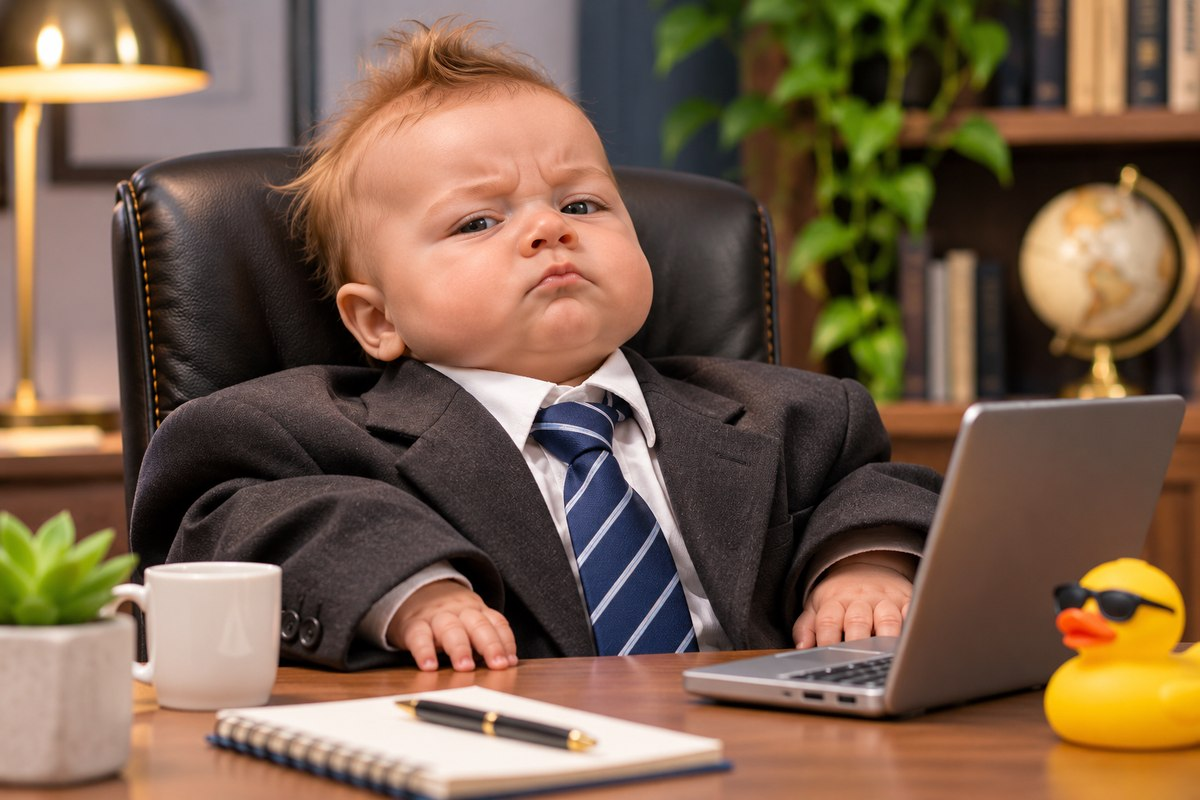
#> input picture App_Files/funny_images/awkward_baby.jpg, 1200 x 800 px
$ python -i face.py   (imports and definitions only)
#> lines starting #> are read from the running program, lines starting #| are printed output that depends on the picture
"""Face detection, cropping and normalization shared by training and webcam.

The same `preprocess_face` must run on GENKI photos and on live webcam frames,
otherwise the model sees a different input distribution at game time.

Steps: BGR/gray -> grayscale -> largest frontal face (OpenCV Haar cascade)
-> square crop with a small margin -> resize to IMG_SIZE -> histogram
equalization. FER-2013 images are already tight 48x48 face crops, so they skip
detection (`assume_cropped=True`) and only get resized and equalized.
"""
from __future__ import annotations

from dataclasses import dataclass
from typing import Optional

import cv2
import numpy as np

from .config import FACE_MARGIN, IMG_SIZE

BBox = tuple[int, int, int, int]  # x, y, w, h in source-image pixels

_CASCADES: dict[str, cv2.CascadeClassifier] = {}


def _cascade(name: str) -> cv2.CascadeClassifier:
    if name not in _CASCADES:
        path = cv2.data.haarcascades + name
        clf = cv2.CascadeClassifier(path)
        if clf.empty():
            raise RuntimeError(
                f"Could not load {path}. Use opencv-python(-headless) 4.x; "
                "the 5.x wheels no longer ship cv2.data.haarcascades.")
        _CASCADES[name] = clf
    return _CASCADES[name]


def to_gray(img: np.ndarray) -> np.ndarray:
    if img.ndim == 2:
        return img
    if img.shape[2] == 4:
        return cv2.cvtColor(img, cv2.COLOR_BGRA2GRAY)
    return cv2.cvtColor(img, cv2.COLOR_BGR2GRAY)


@dataclass
class FaceResult:
    crop: Optional[np.ndarray]   # IMG_SIZE x IMG_SIZE uint8, or None
    bbox: Optional[BBox]         # crop box in source pixels, or None
    n_faces: int                 # raw detections from the primary cascade
    method: str                  # "haar_default", "haar_alt2", "center", "precropped", "none"


def detect_faces(gray: np.ndarray, cascade: str = "haarcascade_frontalface_default.xml",
                 min_frac: float = 0.15) -> list[BBox]:
    h, w = gray.shape[:2]
    m = max(24, int(min(h, w) * min_frac))
    eq = cv2.equalizeHist(gray)
    faces = _cascade(cascade).detectMultiScale(
        eq, scaleFactor=1.1, minNeighbors=5, minSize=(m, m))
    return [tuple(int(v) for v in f) for f in faces]


def square_box(box: BBox, img_shape, margin: float = FACE_MARGIN) -> BBox:
    """Grow a detection box by `margin` and make it square, clipped to the image."""
    x, y, w, h = box
    H, W = img_shape[:2]
    side = int(round(max(w, h) * (1 + 2 * margin)))
    side = min(side, H, W)
    cx, cy = x + w / 2, y + h / 2
    x0 = int(round(cx - side / 2))
    y0 = int(round(cy - side / 2))
    x0 = min(max(0, x0), W - side)
    y0 = min(max(0, y0), H - side)
    return x0, y0, side, side


def normalize(gray_crop: np.ndarray, size: int = IMG_SIZE) -> np.ndarray:
    interp = cv2.INTER_AREA if gray_crop.shape[0] > size else cv2.INTER_LINEAR
    out = cv2.resize(gray_crop, (size, size), interpolation=interp)
    return cv2.equalizeHist(out)


def preprocess_face(img: np.ndarray, assume_cropped: bool = False,
                    center_fallback: bool = False) -> FaceResult:
    """Return a normalized face crop from a BGR or grayscale image.

    assume_cropped:  skip detection (FER-2013).
    center_fallback: if no face is found, use the central square instead of
                     returning None. Used only for GENKI training images, which
                     were already selected by a face detector; never for webcam.
    """
    gray = to_gray(img)
    H, W = gray.shape[:2]
    if assume_cropped:
        return FaceResult(normalize(gray), (0, 0, W, H), 1, "precropped")

    faces = detect_faces(gray)
    method = "haar_default"
    n = len(faces)
    if not faces:
        faces = detect_faces(gray, "haarcascade_frontalface_alt2.xml")
        method = "haar_alt2"
    if faces:
        box = max(faces, key=lambda b: b[2] * b[3])
        x, y, w, h = square_box(box, gray.shape)
        return FaceResult(normalize(gray[y:y + h, x:x + w]), (x, y, w, h), n, method)
    if center_fallback:
        side = min(H, W)
        x, y = (W - side) // 2, (H - side) // 2
        return FaceResult(normalize(gray[y:y + side, x:x + side]), (x, y, side, side), 0, "center")
    return FaceResult(None, None, 0, "none")

>>> import cv2
>>> picture = cv2.imread('../../App_Files/funny_images/awkward_baby.jpg')
#> picture is the input picture: shape (800, 1200, 3); mean B, G, R 75.1, 96.1, 121.6
>>> result = preprocess_face(picture)
#> in to_gray, `return cv2.cvtColor(img, cv2.COLOR_BGR2GRAY)`:
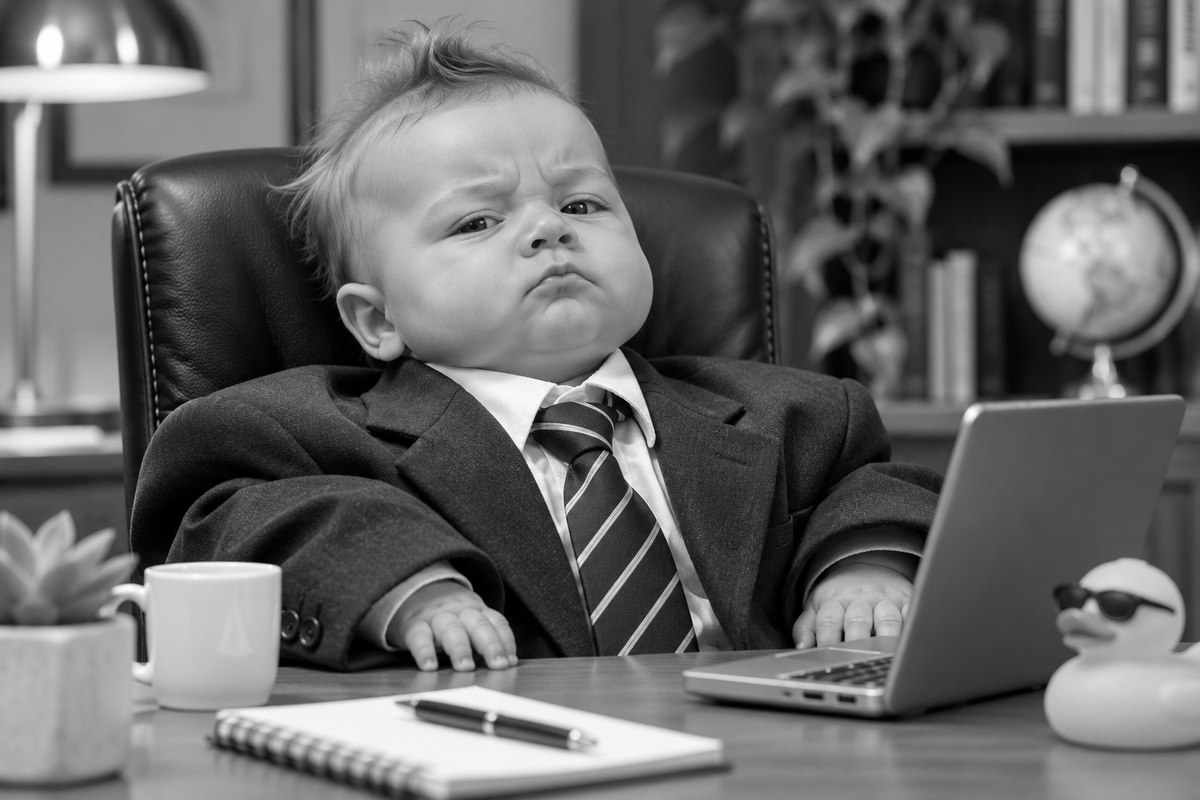
#> returned value: shape (800, 1200); min 0, max 255, mean 101.3
#> in detect_faces, `eq = cv2.equalizeHist(gray)`:
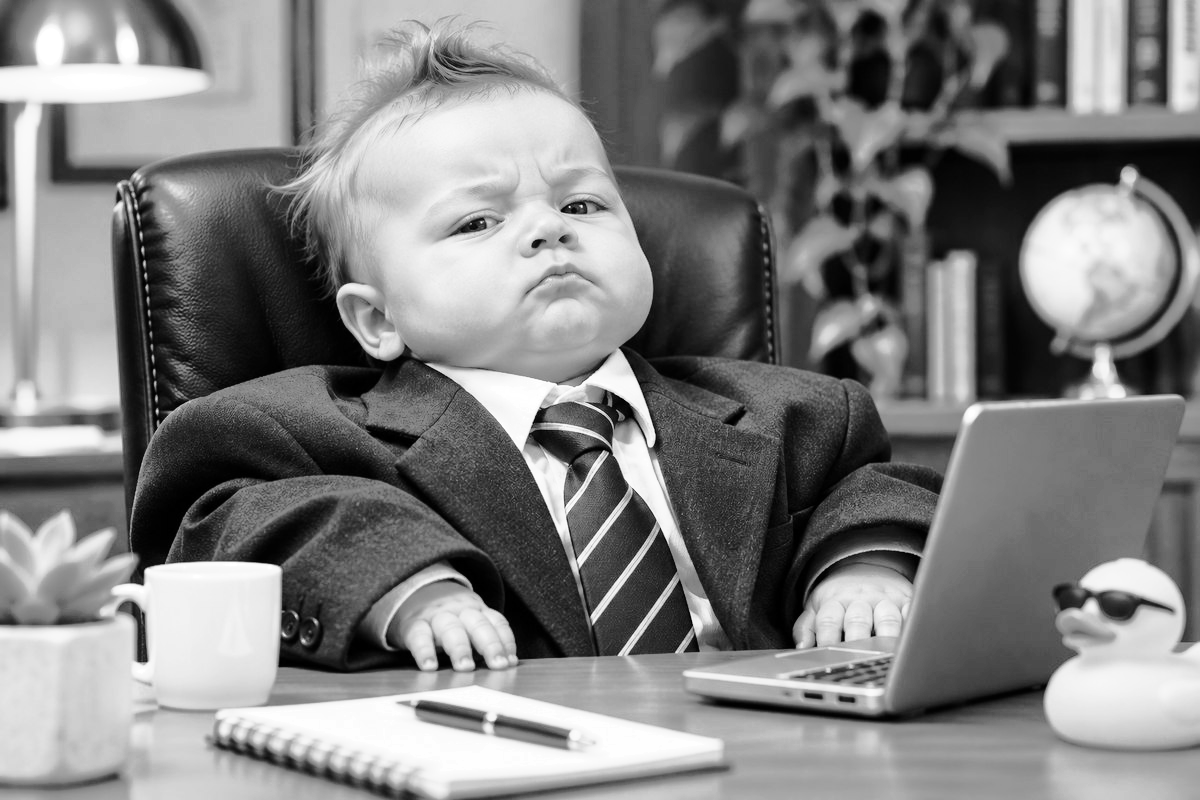
#> eq: shape (800, 1200); min 0, max 255, mean 127.9
#> in detect_faces, `faces = _cascade(cascade).detectMultiScale( eq, scaleFactor=1.1, minNe..`: faces = [[374, 89, 319, 319]]
#> in preprocess_face, `faces = detect_faces(gray)`: faces = [(374, 89, 319, 319)]
#> in preprocess_face, `n = len(faces)`: n = 1
#> in preprocess_face, `box = max(faces, key=lambda b: b[2] * b[3])`: box = (374, 89, 319, 319)
#> in square_box, `x, y, w, h = box`: x = 374; y = 89; w = 319
#> in square_box, `side = int(round(max(w, h) * (1 + 2 * margin)))`: side = 383
#> in square_box, `cx, cy = x + w / 2, y + h / 2`: cx = 533.5; cy = 248.5
#> in square_box, `x0 = int(round(cx - side / 2))`: x0 = 342
#> in square_box, `y0 = int(round(cy - side / 2))`: y0 = 57
#> in preprocess_face, `x, y, w, h = square_box(box, gray.shape)`: x = 342; y = 57; w = 383
#> in normalize, `out = cv2.resize(gray_crop, (size, size), interpolation=interp)`:
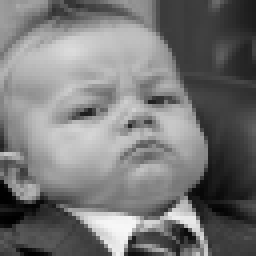
#> out: shape (64, 64) (shown 4 times larger); min 0, max 247, mean 118.9
#> in normalize, `out = cv2.resize(gray_crop, (size, size), interpolation=interp)`:
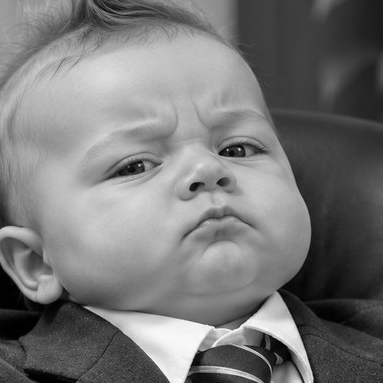
#> gray_crop: shape (383, 383); min 0, max 253, mean 118.9
#> in normalize, `return cv2.equalizeHist(out)`:
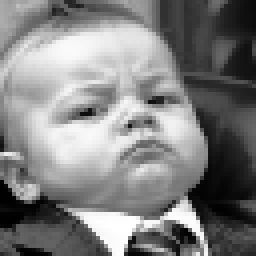
#> returned value: shape (64, 64) (shown 4 times larger); min 0, max 255, mean 128.2
